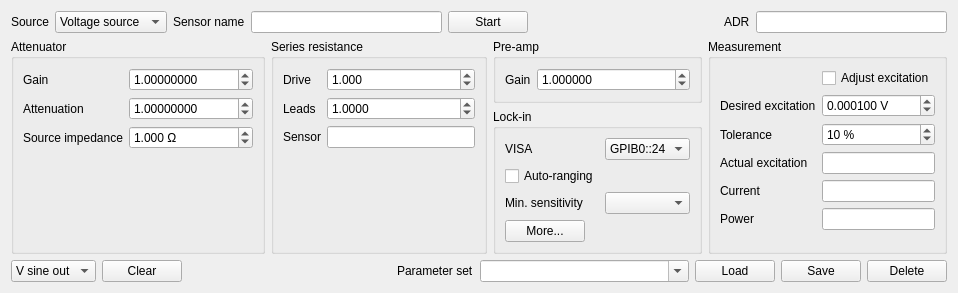
<?xml version="1.0" encoding="UTF-8"?>
<ui version="4.0">
 <class>Form</class>
 <widget class="QWidget" name="Form">
  <property name="geometry">
   <rect>
    <x>0</x>
    <y>0</y>
    <width>958</width>
    <height>287</height>
   </rect>
  </property>
  <property name="windowTitle">
   <string>Form</string>
  </property>
  <layout class="QVBoxLayout" name="verticalLayout_2">
   <item>
    <layout class="QVBoxLayout" name="verticalLayout">
     <item>
      <layout class="QHBoxLayout" name="horizontalLayout_5">
       <item>
        <widget class="QLabel" name="label_8">
         <property name="text">
          <string>Source</string>
         </property>
         <property name="buddy">
          <cstring>sourceCombo</cstring>
         </property>
        </widget>
       </item>
       <item>
        <widget class="QComboBox" name="sourceCombo">
         <item>
          <property name="text">
           <string>Voltage source</string>
          </property>
         </item>
         <item>
          <property name="text">
           <string> 50 mA FS</string>
          </property>
         </item>
         <item>
          <property name="text">
           <string>  5 mA FS</string>
          </property>
         </item>
         <item>
          <property name="text">
           <string>500 uA FS</string>
          </property>
         </item>
         <item>
          <property name="text">
           <string> 50 uA FS</string>
          </property>
         </item>
         <item>
          <property name="text">
           <string>  5 uA FS</string>
          </property>
         </item>
         <item>
          <property name="text">
           <string>500 nA FS</string>
          </property>
         </item>
        </widget>
       </item>
       <item>
        <widget class="QLabel" name="label_14">
         <property name="text">
          <string>Sensor name</string>
         </property>
        </widget>
       </item>
       <item>
        <widget class="QLineEdit" name="sensorNameLe"/>
       </item>
       <item>
        <widget class="QPushButton" name="runPb">
         <property name="sizePolicy">
          <sizepolicy hsizetype="Minimum" vsizetype="Maximum">
           <horstretch>0</horstretch>
           <verstretch>0</verstretch>
          </sizepolicy>
         </property>
         <property name="text">
          <string>Start</string>
         </property>
        </widget>
       </item>
       <item>
        <spacer name="horizontalSpacer">
         <property name="orientation">
          <enum>Qt::Horizontal</enum>
         </property>
         <property name="sizeHint" stdset="0">
          <size>
           <width>40</width>
           <height>20</height>
          </size>
         </property>
        </spacer>
       </item>
       <item>
        <widget class="QLabel" name="label_16">
         <property name="text">
          <string>ADR</string>
         </property>
        </widget>
       </item>
       <item>
        <widget class="EngineeringIndicator" name="adrResistanceIndicator">
         <property name="text">
          <string/>
         </property>
        </widget>
       </item>
      </layout>
     </item>
     <item>
      <layout class="QHBoxLayout" name="horizontalLayout_6">
       <item>
        <widget class="QGroupBox" name="attenuatorGroupBox">
         <property name="title">
          <string>Attenuator</string>
         </property>
         <layout class="QHBoxLayout" name="horizontalLayout">
          <item>
           <layout class="QFormLayout" name="formLayout">
            <item row="0" column="0">
             <widget class="QLabel" name="label">
              <property name="text">
               <string>Gain</string>
              </property>
              <property name="buddy">
               <cstring>attenuatorGainSb</cstring>
              </property>
             </widget>
            </item>
            <item row="0" column="1">
             <widget class="ScientificDoubleSpinBox" name="attenuatorGainSb">
              <property name="keyboardTracking">
               <bool>false</bool>
              </property>
              <property name="decimals">
               <number>8</number>
              </property>
              <property name="minimum">
               <double>0.000001000000000</double>
              </property>
              <property name="maximum">
               <double>1000000.000000000000000</double>
              </property>
              <property name="singleStep">
               <double>0.000001000000000</double>
              </property>
              <property name="value">
               <double>1.000000000000000</double>
              </property>
             </widget>
            </item>
            <item row="1" column="0">
             <widget class="QLabel" name="label_3">
              <property name="text">
               <string>Attenuation</string>
              </property>
              <property name="buddy">
               <cstring>attenuatorAttenuationSb</cstring>
              </property>
             </widget>
            </item>
            <item row="1" column="1">
             <widget class="ScientificDoubleSpinBox" name="attenuatorAttenuationSb">
              <property name="keyboardTracking">
               <bool>false</bool>
              </property>
              <property name="decimals">
               <number>8</number>
              </property>
              <property name="minimum">
               <double>0.000001000000000</double>
              </property>
              <property name="maximum">
               <double>1000000.000000000000000</double>
              </property>
              <property name="singleStep">
               <double>0.000001000000000</double>
              </property>
              <property name="value">
               <double>1.000000000000000</double>
              </property>
             </widget>
            </item>
            <item row="2" column="0">
             <widget class="QLabel" name="label_2">
              <property name="text">
               <string>Source impedance</string>
              </property>
              <property name="buddy">
               <cstring>sourceImpedanceSb</cstring>
              </property>
             </widget>
            </item>
            <item row="2" column="1">
             <widget class="QDoubleSpinBox" name="sourceImpedanceSb">
              <property name="keyboardTracking">
               <bool>false</bool>
              </property>
              <property name="suffix">
               <string> Ω</string>
              </property>
              <property name="decimals">
               <number>3</number>
              </property>
              <property name="minimum">
               <double>0.000000000000000</double>
              </property>
              <property name="maximum">
               <double>1000000000.000000000000000</double>
              </property>
              <property name="singleStep">
               <double>0.001000000000000</double>
              </property>
              <property name="value">
               <double>1.000000000000000</double>
              </property>
             </widget>
            </item>
           </layout>
          </item>
         </layout>
        </widget>
       </item>
       <item>
        <widget class="QGroupBox" name="seriesResistanceGroupBox">
         <property name="title">
          <string>Series resistance</string>
         </property>
         <layout class="QHBoxLayout" name="horizontalLayout_2">
          <item>
           <layout class="QFormLayout" name="formLayout_2">
            <item row="0" column="0">
             <widget class="QLabel" name="label_11">
              <property name="text">
               <string>Drive</string>
              </property>
              <property name="buddy">
               <cstring>driveResistanceSb</cstring>
              </property>
             </widget>
            </item>
            <item row="0" column="1">
             <widget class="QDoubleSpinBox" name="driveResistanceSb">
              <property name="keyboardTracking">
               <bool>false</bool>
              </property>
              <property name="decimals">
               <number>3</number>
              </property>
              <property name="minimum">
               <double>0.000000000000000</double>
              </property>
              <property name="maximum">
               <double>1000000000.000000000000000</double>
              </property>
              <property name="singleStep">
               <double>0.000100000000000</double>
              </property>
              <property name="value">
               <double>1.000000000000000</double>
              </property>
             </widget>
            </item>
            <item row="1" column="0">
             <widget class="QLabel" name="label_12">
              <property name="text">
               <string>Leads</string>
              </property>
              <property name="buddy">
               <cstring>leadResistanceSb</cstring>
              </property>
             </widget>
            </item>
            <item row="1" column="1">
             <widget class="QDoubleSpinBox" name="leadResistanceSb">
              <property name="keyboardTracking">
               <bool>false</bool>
              </property>
              <property name="decimals">
               <number>4</number>
              </property>
              <property name="minimum">
               <double>0.001000000000000</double>
              </property>
              <property name="maximum">
               <double>1000000000.000000000000000</double>
              </property>
              <property name="singleStep">
               <double>0.001000000000000</double>
              </property>
              <property name="value">
               <double>1.000000000000000</double>
              </property>
             </widget>
            </item>
            <item row="2" column="0">
             <widget class="QLabel" name="label_13">
              <property name="text">
               <string>Sensor</string>
              </property>
              <property name="buddy">
               <cstring>sensorIndicator</cstring>
              </property>
             </widget>
            </item>
            <item row="2" column="1">
             <widget class="EngineeringIndicator" name="sensorIndicator">
              <property name="text">
               <string/>
              </property>
             </widget>
            </item>
           </layout>
          </item>
         </layout>
        </widget>
       </item>
       <item>
        <layout class="QVBoxLayout" name="verticalLayout_3">
         <item>
          <widget class="QGroupBox" name="preampGroupBox">
           <property name="title">
            <string>Pre-amp</string>
           </property>
           <layout class="QHBoxLayout" name="horizontalLayout_3">
            <item>
             <layout class="QFormLayout" name="formLayout_3">
              <item row="0" column="0">
               <widget class="QLabel" name="label_10">
                <property name="text">
                 <string>Gain</string>
                </property>
                <property name="buddy">
                 <cstring>preampGainSb</cstring>
                </property>
               </widget>
              </item>
              <item row="0" column="1">
               <widget class="QDoubleSpinBox" name="preampGainSb">
                <property name="keyboardTracking">
                 <bool>false</bool>
                </property>
                <property name="decimals">
                 <number>6</number>
                </property>
                <property name="minimum">
                 <double>0.000010000000000</double>
                </property>
                <property name="maximum">
                 <double>1000000.000000000000000</double>
                </property>
                <property name="singleStep">
                 <double>0.000100000000000</double>
                </property>
                <property name="value">
                 <double>1.000000000000000</double>
                </property>
               </widget>
              </item>
             </layout>
            </item>
           </layout>
          </widget>
         </item>
         <item>
          <widget class="QGroupBox" name="groupBox_2">
           <property name="title">
            <string>Lock-in</string>
           </property>
           <layout class="QHBoxLayout" name="horizontalLayout_8">
            <item>
             <layout class="QFormLayout" name="formLayout_5">
              <item row="0" column="0">
               <widget class="QLabel" name="label_7">
                <property name="text">
                 <string>VISA</string>
                </property>
                <property name="buddy">
                 <cstring>visaCombo</cstring>
                </property>
               </widget>
              </item>
              <item row="0" column="1">
               <widget class="VisaCombo" name="visaCombo">
                <property name="enabled">
                 <bool>true</bool>
                </property>
                <item>
                 <property name="text">
                  <string>GPIB0::24</string>
                 </property>
                </item>
               </widget>
              </item>
              <item row="1" column="0">
               <widget class="QCheckBox" name="autoRangingCb">
                <property name="text">
                 <string>Auto-ranging</string>
                </property>
               </widget>
              </item>
              <item row="2" column="0">
               <widget class="QLabel" name="label_18">
                <property name="text">
                 <string>Min. sensitivity</string>
                </property>
               </widget>
              </item>
              <item row="2" column="1">
               <widget class="EnumComboBox" name="minSensitivityCombo"/>
              </item>
              <item row="3" column="0">
               <widget class="QPushButton" name="morePb">
                <property name="text">
                 <string>More...</string>
                </property>
               </widget>
              </item>
             </layout>
            </item>
           </layout>
          </widget>
         </item>
        </layout>
       </item>
       <item>
        <widget class="QGroupBox" name="groupBox">
         <property name="title">
          <string>Measurement</string>
         </property>
         <layout class="QHBoxLayout" name="horizontalLayout_4">
          <item>
           <layout class="QFormLayout" name="formLayout_4">
            <property name="fieldGrowthPolicy">
             <enum>QFormLayout::AllNonFixedFieldsGrow</enum>
            </property>
            <item row="0" column="1">
             <widget class="QCheckBox" name="adjustExcitationCb">
              <property name="text">
               <string>Adjust excitation</string>
              </property>
             </widget>
            </item>
            <item row="1" column="0">
             <widget class="QLabel" name="label_4">
              <property name="text">
               <string>Desired excitation</string>
              </property>
              <property name="buddy">
               <cstring>sensorVoltageSb</cstring>
              </property>
             </widget>
            </item>
            <item row="1" column="1">
             <widget class="QDoubleSpinBox" name="sensorVoltageSb">
              <property name="keyboardTracking">
               <bool>false</bool>
              </property>
              <property name="suffix">
               <string> V</string>
              </property>
              <property name="decimals">
               <number>6</number>
              </property>
              <property name="singleStep">
               <double>0.000001000000000</double>
              </property>
              <property name="value">
               <double>0.000100000000000</double>
              </property>
             </widget>
            </item>
            <item row="3" column="0">
             <widget class="QLabel" name="label_5">
              <property name="text">
               <string>Actual excitation</string>
              </property>
              <property name="buddy">
               <cstring>sensorVoltageIndicator</cstring>
              </property>
             </widget>
            </item>
            <item row="3" column="1">
             <widget class="EngineeringIndicator" name="sensorVoltageIndicator">
              <property name="text">
               <string/>
              </property>
             </widget>
            </item>
            <item row="4" column="0">
             <widget class="QLabel" name="label_15">
              <property name="text">
               <string>Current</string>
              </property>
             </widget>
            </item>
            <item row="4" column="1">
             <widget class="EngineeringIndicator" name="sensorCurrentIndicator">
              <property name="text">
               <string/>
              </property>
             </widget>
            </item>
            <item row="5" column="0">
             <widget class="QLabel" name="label_6">
              <property name="text">
               <string>Power</string>
              </property>
              <property name="buddy">
               <cstring>sensorPowerIndicator</cstring>
              </property>
             </widget>
            </item>
            <item row="5" column="1">
             <widget class="EngineeringIndicator" name="sensorPowerIndicator">
              <property name="text">
               <string/>
              </property>
             </widget>
            </item>
            <item row="2" column="1">
             <widget class="QSpinBox" name="toleranceSb">
              <property name="suffix">
               <string> %</string>
              </property>
              <property name="maximum">
               <number>100</number>
              </property>
              <property name="value">
               <number>10</number>
              </property>
             </widget>
            </item>
            <item row="2" column="0">
             <widget class="QLabel" name="label_17">
              <property name="text">
               <string>Tolerance</string>
              </property>
             </widget>
            </item>
           </layout>
          </item>
         </layout>
        </widget>
       </item>
      </layout>
     </item>
     <item>
      <layout class="QHBoxLayout" name="horizontalLayout_7">
       <item>
        <widget class="QComboBox" name="plotYAxisCombo">
         <property name="sizePolicy">
          <sizepolicy hsizetype="Preferred" vsizetype="Fixed">
           <horstretch>0</horstretch>
           <verstretch>0</verstretch>
          </sizepolicy>
         </property>
         <property name="minimumSize">
          <size>
           <width>80</width>
           <height>0</height>
          </size>
         </property>
         <item>
          <property name="text">
           <string>V sine out</string>
          </property>
         </item>
         <item>
          <property name="text">
           <string>X</string>
          </property>
         </item>
         <item>
          <property name="text">
           <string>Y</string>
          </property>
         </item>
         <item>
          <property name="text">
           <string>R</string>
          </property>
         </item>
         <item>
          <property name="text">
           <string>V sensor</string>
          </property>
         </item>
         <item>
          <property name="text">
           <string>P sensor</string>
          </property>
         </item>
        </widget>
       </item>
       <item>
        <widget class="QPushButton" name="clearPb">
         <property name="text">
          <string>Clear</string>
         </property>
        </widget>
       </item>
       <item>
        <spacer name="horizontalSpacer_2">
         <property name="orientation">
          <enum>Qt::Horizontal</enum>
         </property>
         <property name="sizeHint" stdset="0">
          <size>
           <width>40</width>
           <height>20</height>
          </size>
         </property>
        </spacer>
       </item>
       <item>
        <widget class="QLabel" name="label_9">
         <property name="text">
          <string>Parameter set</string>
         </property>
        </widget>
       </item>
       <item>
        <widget class="QComboBox" name="configCombo">
         <property name="sizePolicy">
          <sizepolicy hsizetype="Expanding" vsizetype="Fixed">
           <horstretch>0</horstretch>
           <verstretch>0</verstretch>
          </sizepolicy>
         </property>
         <property name="minimumSize">
          <size>
           <width>60</width>
           <height>0</height>
          </size>
         </property>
         <property name="toolTip">
          <string>Pick one of the saved parameter sets or create a new one by typing in a name</string>
         </property>
         <property name="editable">
          <bool>true</bool>
         </property>
        </widget>
       </item>
       <item>
        <widget class="QPushButton" name="loadPb">
         <property name="toolTip">
          <string>Load parameters from selected parameter set</string>
         </property>
         <property name="text">
          <string>Load</string>
         </property>
        </widget>
       </item>
       <item>
        <widget class="QPushButton" name="savePb">
         <property name="toolTip">
          <string>Save current parameters to selected parameter set</string>
         </property>
         <property name="text">
          <string>Save</string>
         </property>
        </widget>
       </item>
       <item>
        <widget class="QPushButton" name="deletePb">
         <property name="toolTip">
          <string>Delete the selected parameter set</string>
         </property>
         <property name="text">
          <string>Delete</string>
         </property>
        </widget>
       </item>
      </layout>
     </item>
    </layout>
   </item>
  </layout>
 </widget>
 <customwidgets>
  <customwidget>
   <class>EnumComboBox</class>
   <extends>QComboBox</extends>
   <header>LabWidgets.SilentWidgets</header>
  </customwidget>
  <customwidget>
   <class>VisaCombo</class>
   <extends>QComboBox</extends>
   <header>Visa.VisaWidgets</header>
  </customwidget>
  <customwidget>
   <class>EngineeringIndicator</class>
   <extends>QLineEdit</extends>
   <header>LabWidgets.Indicators</header>
  </customwidget>
  <customwidget>
   <class>ScientificDoubleSpinBox</class>
   <extends>QDoubleSpinBox</extends>
   <header>LabWidgets.Indicators</header>
  </customwidget>
 </customwidgets>
 <resources/>
 <connections/>
</ui>
